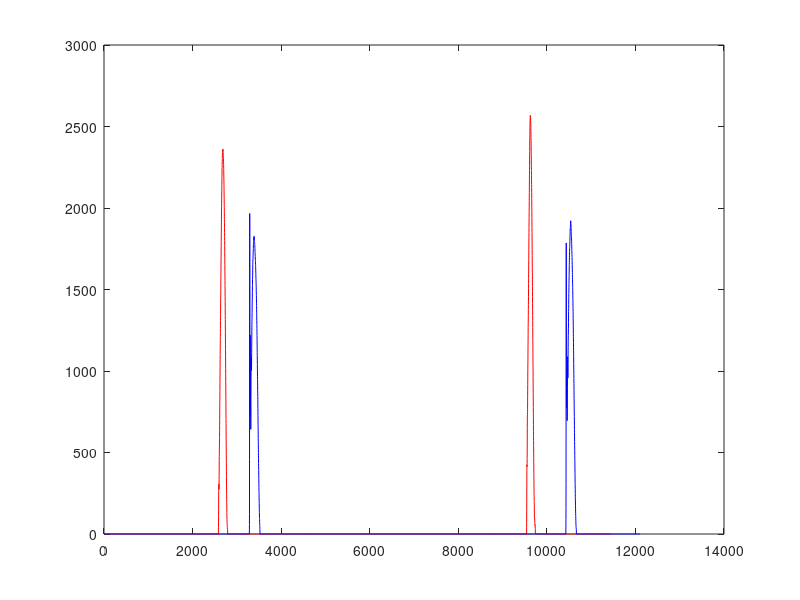
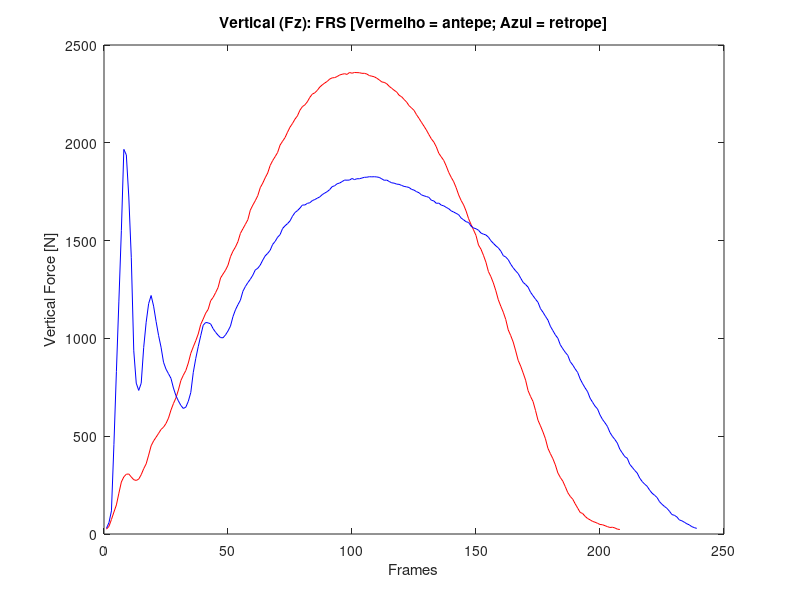
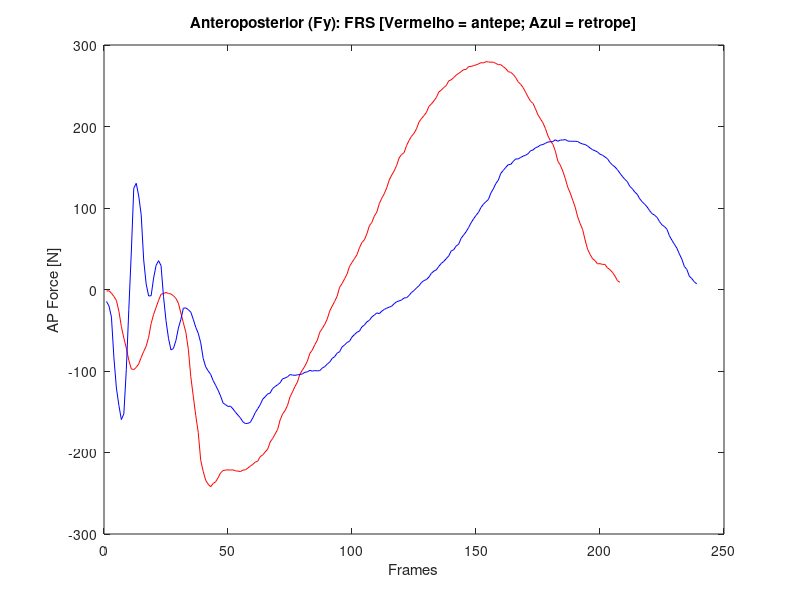

Write the MATLAB code that produced these figures, in order.
clc
close all

pkg load io
vol1_antepe = dlmread('Voluntario_03_antepe.csv', ',', 5, 0);
vol1_retropepe = dlmread('Voluntario_03_retrope.csv', ',', 5, 0);
#fz1 = vol1_antepe(:, 5); % selecionar a coluna 5 que eh o fz da plataforma de forca 1 
fz2_vol1_antepe = vol1_antepe(:, 14); % selecionar a coluna 14 que eh o fz da plataforma de forca 2 
fz2_vol1_retrope = vol1_retropepe(:, 14); % selecionar a coluna 14 que eh o fz da plataforma de forca 2

#plot(fz1, 'b')

plot(fz2_vol1_antepe, 'r')
hold on
plot(fz2_vol1_retrope, 'b')


fsuporte_a = find(fz2_vol1_antepe(1:8000, :) > 0);
fsuporte_r = find(fz2_vol1_retrope(1:8000, :) > 0);


fz2_vol1a = fz2_vol1_antepe(fsuporte_a, :);
fz2_vol1r = fz2_vol1_retrope(fsuporte_r, :);
figure 
plot(fz2_vol1a, 'r')
hold on
plot(fz2_vol1r, 'b')
title('Vertical (Fz): FRS [Vermelho = antepe; Azul = retrope]')
ylabel('Vertical Force [N]')
xlabel('Frames') % passar para tempo em segundos


fy2_vol1_antepe = vol1_antepe(1:8000, 13); % selecionar a coluna 13 que eh o fy da plataforma de forca 2 
fy2_vol1_retrope = vol1_retropepe(1:8000, 13); % selecionar a coluna 13 que eh o fy da plataforma de forca 2
fy2_vol1a = fy2_vol1_antepe(fsuporte_a, :);
fy2_vol1r = fy2_vol1_retrope(fsuporte_r, :);

figure 
plot(-1*fy2_vol1a, 'r')
hold on
plot(-1*fy2_vol1r, 'b')
title('Anteroposterior (Fy): FRS [Vermelho = antepe; Azul = retrope]')
ylabel('AP Force [N]')
xlabel('Frames') % passar para tempo em segundos
pause()
